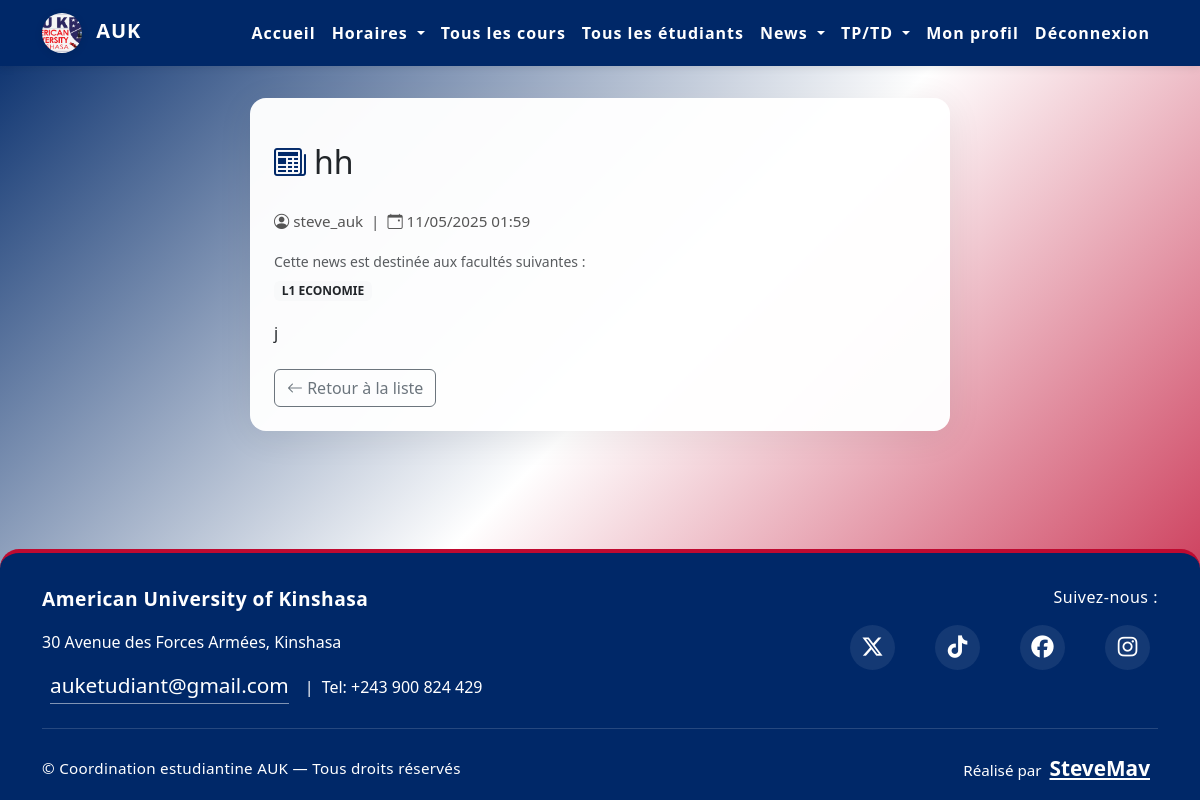
The app's page /event_news/news/21/ (signed in) with its own data.
### event_news/models.py (models this page shows, shortened)
class News(models.Model):
    title = models.CharField(max_length=255)
    content = models.TextField()
    image = models.ImageField(upload_to='news_images/', blank=True, null=True)
    created_at = models.DateTimeField(auto_now_add=True)
    created_by = models.ForeignKey(User, on_delete=models.CASCADE)
    target_faculties = models.ManyToManyField(Faculty, related_name='news', blank=True)
    is_public = models.BooleanField(default=False, help_text="Si activé, la news sera visible par tous les étudiants indépendamment de leur faculté")

### schedule/models.py (models this page shows, shortened)
class Faculty(models.Model):
    name = models.CharField(max_length=255)
    level = models.CharField(max_length=255, null=True, blank=True)
    head_of_faculty = models.CharField(max_length=255, null=True, blank=True)

### event_news/views.py (the view)
# urls.py: path('news/<int:news_id>/', views.news_detail, name='news_detail'),
@login_required
def news_detail(request, news_id):
    news = get_object_or_404(News, id=news_id)
    return render(request, 'event_news/news_detail.html', {'news': news})

### event_news/templates/event_news/news_detail.html (shortened to what this page needs)
{% load static %}
<!DOCTYPE html>
<html lang="fr">
<head>
    <link href="https://cdn.jsdelivr.net/npm/bootstrap@5.3.0/dist/css/bootstrap.min.css" rel="stylesheet">
    <link href="https://cdn.jsdelivr.net/npm/bootstrap-icons@1.10.5/font/bootstrap-icons.css" rel="stylesheet">
    <link rel="stylesheet" href="{% static 'css/styles.css' %}">
</head>
<body class="d-flex flex-column min-vh-100">
{% include 'navbar.html' %}
<main class="flex-grow-1">
<div class="container d-flex justify-content-center">
<div class="main-content w-100">
    <div class="d-flex align-items-center mb-4">
        <i class="bi bi-newspaper" style="font-size:2rem;color:#002868;margin-right:0.5rem;"></i>
        <h2 class="mb-0">{{ news.title }}</h2>
    </div>
    <div class="meta">
        <i class="bi bi-person-circle"></i> {{ news.created_by }} &nbsp;|&nbsp;
        <i class="bi bi-calendar-event"></i> {{ news.created_at|date:'d/m/Y H:i' }}
    </div>
    {% if news.target_faculties.all and not news.is_public %}
    <div class="mb-3">
        <small class="text-muted">Cette news est destinée aux facultés suivantes :</small>
        <div class="mt-1">
            {% for faculty in news.target_faculties.all %}
                <span class="badge bg-light text-dark me-1 mb-1">{{ faculty.name }}</span>
            {% endfor %}
        </div>
    </div>
    {% endif %}
    <div class="mb-3">
        {{ news.content|linebreaks }}
    </div>
    <a href="{% url 'event_news:views_news' %}" class="btn btn-outline-secondary mt-2"><i class="bi bi-arrow-left"></i> Retour à la liste</a>
</div>
</div>
</main>
{% include 'footer.html' %}
</body>
</html>

### static/css/styles.css (style rules this page uses)
body { background-color: rgba(243,243,265,0.97); min-height: 100vh; }

### event_news/templates/event_news/news_detail.html (style rules this page uses)
body { background: linear-gradient(135deg, #002868 0%, #ffffff 50%, #bf0a30 100%); min-height: 100vh; }
.main-content { background: rgba(255,255,255,0.97); border-radius: 1rem; box-shadow: 0 6px 36px rgba(0,0,0,0.07); margin-top: 2rem; padding: 2.5rem 1.5rem 1.5rem 1.5rem; max-width: 700px; }
.meta { color: #555; font-size: 0.95rem; margin-bottom: 1rem; }

### records on screen
News: title "hh", created_by "steve_auk", created_at "11/05/2025 01:59", content "j"
Faculty: name "L1 ECONOMIE"
